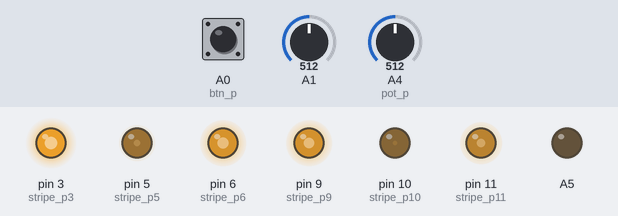
The sketch below on a simulated Arduino Uno, built with avr-gcc and run on an emulated ATmega328P. On the bench: output pins drawn as LEDs (lit = HIGH). The inputs (shaded band) are chosen by the test bench; at power-on: A4 (pot_p) = 512, A1 = 512, A0 (btn_p) HIGH.

Above: at 1.2 s.
1.3 s: A4 (pot_p) set to 716
At 2.02 s:
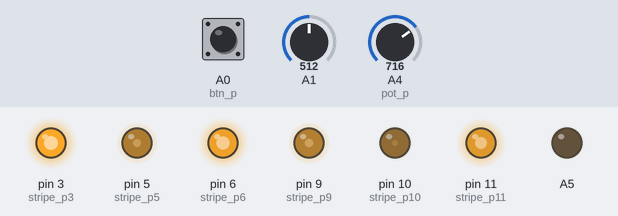
4.3 s: A1 set to 0
At 4.54 s:
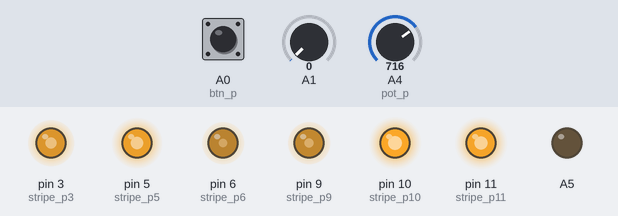
7.3 s: A1 set to 20
At 7.69 s:
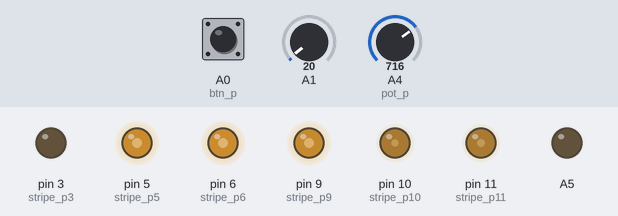
10.3 s: A4 (pot_p) set to 511
At 10.52 s:
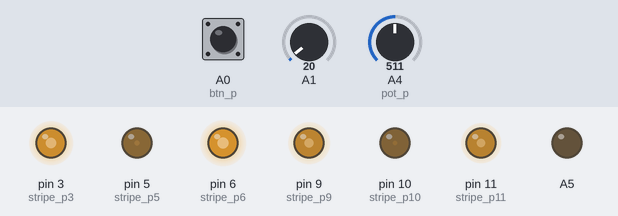
13.3 s: A4 (pot_p) set to 306
16.3 s: A4 (pot_p) set to 245
Timing chart, 0 to 22.1 s (numbered marks = the images above; inputs shaded):
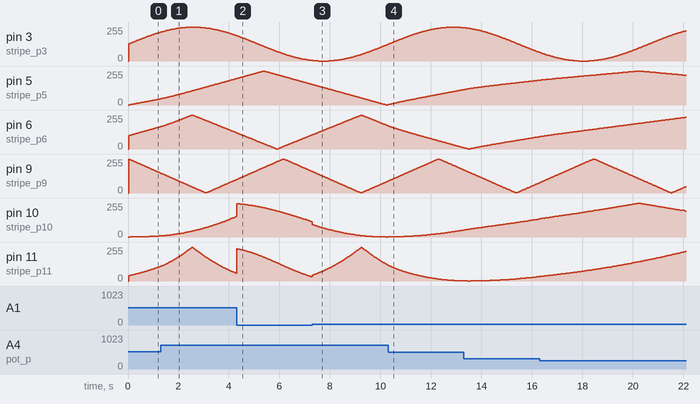

Measured:
- by itself, pin 5 (stripe_p5): rises from 186/255 to 255/255 in 3.9 s, then falls to 223/255 in 1.8 s
- by itself, pin 10 (stripe_p10): rises from 136/255 to 255/255 in 3.9 s, then falls to 195/255 in 1.8 s

The sketch:

dimmer_DC.ino
```cpp
#define stripe_p3		3 //3904+150R irlz44+pull_up 75R
#define stripe_p9		9
#define stripe_p10		10
#define stripe_p11		11
#define stripe_p5		5
#define stripe_p6		6
//3, 5, 6, 9, 10, 11    490 Hz (pins 5 and 6: 980 Hz)   0 not fully turning off the output on pins 5 and 6.	//https://www.arduino.cc/reference/en/language/functions/analog-io/analogwrite/

#define pot_p			A4 //w A5 as GND

#define		btn_p		A0 //anim timings

#define STRIPE_ON		0
#define STRIPE_OFF		1

//don't need an optocoupler unless you need to isolate the signal ground from the bridge ground.

float val_10;
float val_11;
float val_5;
float val_6;
float pw_10=0;
float pw_11=100;
float pw_5=0;
float pw_6=100;
float avg_k=0.05;

float get_pot(float k)
{
	return ((float)constrain(map((analogRead(pot_p)+analogRead(pot_p))/2, 10, 700, 1,100),1,100))*k;
}

void setup() {
	pinMode(stripe_p10, OUTPUT);
	pinMode(stripe_p11, OUTPUT);
	pinMode(stripe_p3, OUTPUT);
	pinMode(stripe_p9, OUTPUT);
	pinMode(stripe_p5, OUTPUT);
	pinMode(stripe_p6, OUTPUT);

	pinMode(btn_p,INPUT_PULLUP);
	pinMode(A1,INPUT_PULLUP);

	pinMode(pot_p,INPUT_PULLUP);
	pinMode(A5,OUTPUT);

													//Serial.begin(57600);

	val_10=get_pot(0.0001);
	val_11=get_pot(0.00014);
	val_5=get_pot(0.011);
	val_6=get_pot(0.016);
}


int il;

//12 0
byte ledLookupTable[] = {0,0,1,1,1,1,1,1,1,1,1,1,1,1,1,1,1,1,1,1,2,2,2,2,2,2,3,3,3,3,4,4,4,4,5,5,5,5,6,6,6,7,7,7,8,8,8,9,9,9,10,10,11,11,11,12,12,13,13,14,14,15,15,16,16,17,17,18,18,19,19,20,20,21,21,22,23,23,24,24,25,26,26,27,28,28,29,30,30,31,32,32,33,34,35,35,36,37,38,38,39,40,41,42,42,43,44,45,46,47,47,48,49,50,51,52,53,54,55,56,56,57,58,59,60,61,62,63,64,65,66,67,68,69,70,71,73,74,75,76,77,78,79,80,81,82,84,85,86,87,88,89,91,92,93,94,95,97,98,99,100,102,103,104,105,107,108,109,111,112,113,115,116,117,119,120,121,123,124,126,127,128,130,131,133,134,136,137,139,140,142,143,145,146,148,149,151,152,154,155,157,158,160,162,163,165,166,168,170,171,173,175,176,178,180,181,183,185,186,188,190,192,193,195,197,199,200,202,204,206,207,209,211,213,215,217,218,220,222,224,226,228,230,232,233,235,237,239,241,243,245,247,249,251,253,255};


void loop()
{


	delay(18);

	// analogWrite(stripe_p10, 22);
	// analogWrite(stripe_p11, 22);

	// return;


	int v;
	v=millis()/12%512-256;
	v=abs(v);
	//Serial.print(v);	Serial.print(" ");
	analogWrite(stripe_p9, v);

	v=(int) ((sin(   (float)(millis())/1640.)+1)*127)  ;
	//Serial.print(v);	Serial.print(" ");
	//Serial.println();
	analogWrite(stripe_p3, v);


	val_10=val_10*(1.-avg_k)+ get_pot(0.0001)*avg_k;
	val_11=val_11*(1.-avg_k)+ get_pot(0.00014)*avg_k;

	val_5=val_5*(1.-avg_k)+ get_pot(0.011)*avg_k;
	val_6=val_6*(1.-avg_k)+ get_pot(0.016)*avg_k;


	pw_10+=val_10;
	pw_11+=val_11;

	pw_5+=val_5;
	pw_6+=val_6;

	if(pw_10>TWO_PI)pw_10-=TWO_PI;
	if(pw_11>TWO_PI)pw_11-=TWO_PI;


	if(pw_5>255)pw_5=-255;
	if(pw_6>255)pw_6=-255;


	if(!digitalRead(btn_p)) //make both not <60
	{
	if(pw_5<0 ) //abs lowering
	{
		if(abs(pw_5)<60)
		{
			if(pw_6<0 && abs(pw_6)<70)
			{
				pw_6=-pw_6;
			}
		}
	}
	}

	 byte pwa_5=( (byte)abs(pw_5));
	 byte pwa_6=( (byte)abs(pw_6));


	byte pwa_10= (byte)(abs((sin(pw_10)+1)*127.));
	byte pwa_11= (byte)(abs((sin(pw_11)+1)*127.));


	//Serial.print(pw_10);	Serial.print(" ");

	//Serial.print(ledLookupTable[ pwa_5]);	Serial.print(" ");
	//Serial.print(ledLookupTable[ pwa_6]);	Serial.print(" ");
	//Serial.print(pwa_10);	Serial.print(" ");
	//Serial.print(pwa_11);	Serial.print(" ");
	//Serial.println();


		 if(!analogRead(A1))
		 {
	 analogWrite(stripe_p10, pwa_10);
	 analogWrite(stripe_p11, pwa_11);
		 }
		 else
		{
			analogWrite(stripe_p10, ledLookupTable[ pwa_5]);
			analogWrite(stripe_p11, ledLookupTable[pwa_6]);
		}

	analogWrite(stripe_p5, pwa_5);
	analogWrite(stripe_p6, pwa_6);


}
```
